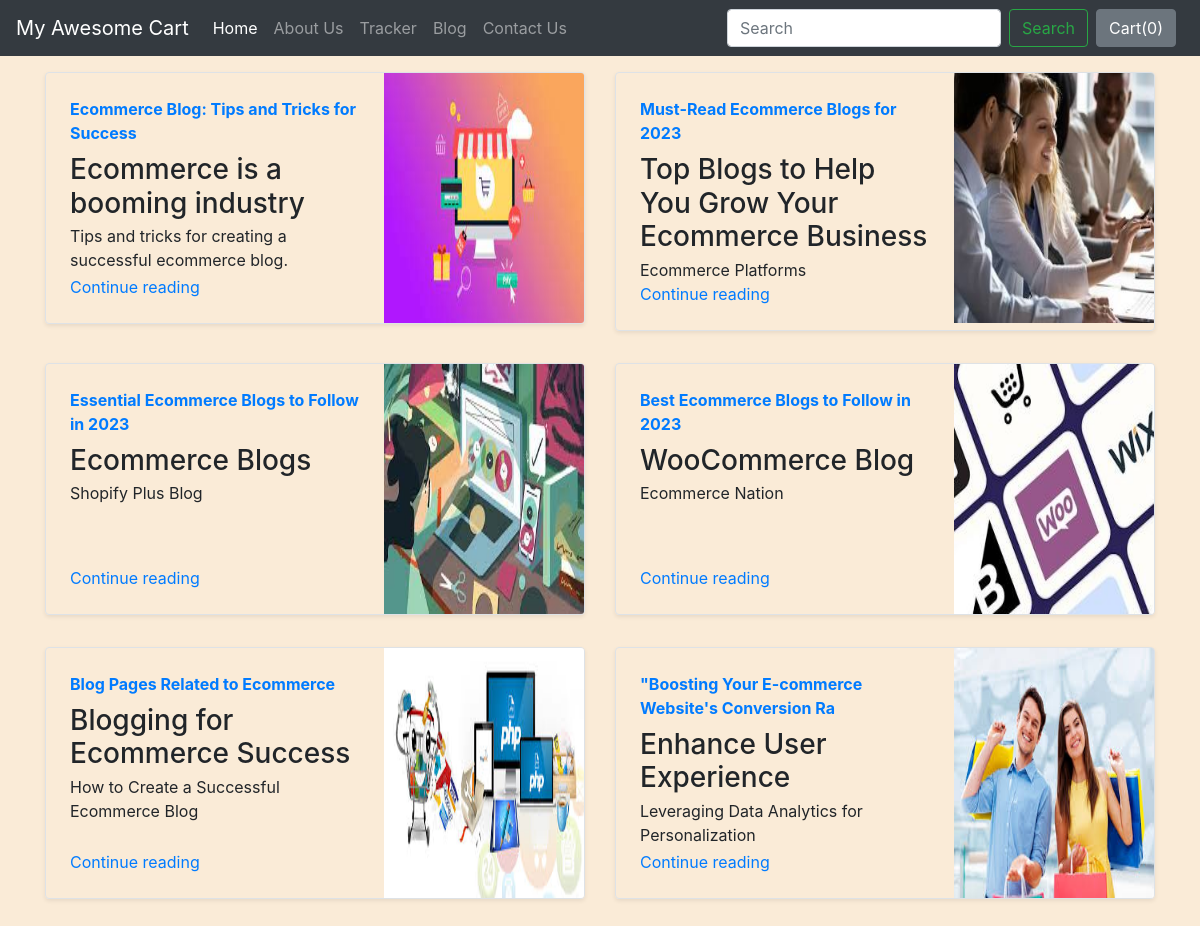
Screenshot of /blog/ with the database file from the repository.
### blog/models.py (models this page shows)
class Blogpost(models.Model):
    post_id = models.AutoField(primary_key= True)
    title = models.CharField(max_length=50)
    head0 = models.CharField(max_length=500, default="")
    chead0 = models.CharField(max_length=5000, default="")
    head1 = models.CharField(max_length=500, default="")
    chead1 = models.CharField(max_length=5000, default="")
    head2 = models.CharField(max_length=500, default="")
    chead2 = models.CharField(max_length=5000, default="")
    pub_date = models.DateField()
    thumbnail = models.ImageField(upload_to='shop/images', default="")
    def __str__(self):
        return self.title

### blog/views.py (the view)
# urls.py: path("", views.index, name="blogHome"),
def index(request):
    myposts = Blogpost.objects.all()
    print(myposts)
    return render(request, 'blog/index.html', {'myposts': myposts})

### blog/templates/blog/index.html (shortened to what this page needs)
 {%extends 'blog/basic.html'%}
{%block body%}
<div class="container mt-3">
    <div class="row my-2">
        {% for item in myposts %}
        <div class="col-md-6">
            <div class="row no-gutters border rounded overflow-hidden flex-md-row mb-4 shadow-sm h-md-250 position-relative">
                <div class="col p-4 d-flex flex-column position-static">
                    <strong class="d-inline-block mb-2 text-primary"> {{item.title}}</strong>
                    <h3 class="mb-0">{{item.head0}}</h3>
                    <p class="card-text mb-auto">{{item.head1}}</p>
                    <a href="blogpost/{{item.post_id}}" class="stretched-link">Continue reading</a>
                </div>
                <div class="col-auto d-none d-lg-block">
                    <img src="/media/{{item.thumbnail}}" class="bd-placeholder-img" width="200" height="250" aria-label="Placeholder: Thumbnail"></img>
                </div>
            </div>
        </div>
        {% if forloop.counter|divisibleby:2%}
    </div>
    <div class="row my-2">
        {%endif%}
        {%endfor%}
    </div>
</div>
{%endblock%}

### rows the page displays
Blogpost: title "Ecommerce Blog: Tips and Tricks for Success", head0 "Ecommerce is a booming industry", head1 "Tips and tricks for creating a successful ecommerce blog.", thumbnail (picture)
Blogpost: title "Must-Read Ecommerce Blogs for 2023", head0 "Top Blogs to Help You Grow Your Ecommerce Business", head1 "Ecommerce Platforms", thumbnail (picture)
Blogpost: title "Essential Ecommerce Blogs to Follow in 2023", head0 "Ecommerce Blogs", head1 "Shopify Plus Blog", thumbnail (picture)
Blogpost: title "Best Ecommerce Blogs to Follow in 2023", head0 "WooCommerce Blog", head1 "Ecommerce Nation", thumbnail (picture)
Blogpost: title "Blog Pages Related to Ecommerce", head0 "Blogging for Ecommerce Success", head1 "How to Create a Successful Ecommerce Blog", thumbnail (picture)
Blogpost: title "\"Boosting Your E-commerce Website's Conversion Ra", head0 "Enhance User Experience", head1 "Leveraging Data Analytics for Personalization", thumbnail (picture)
